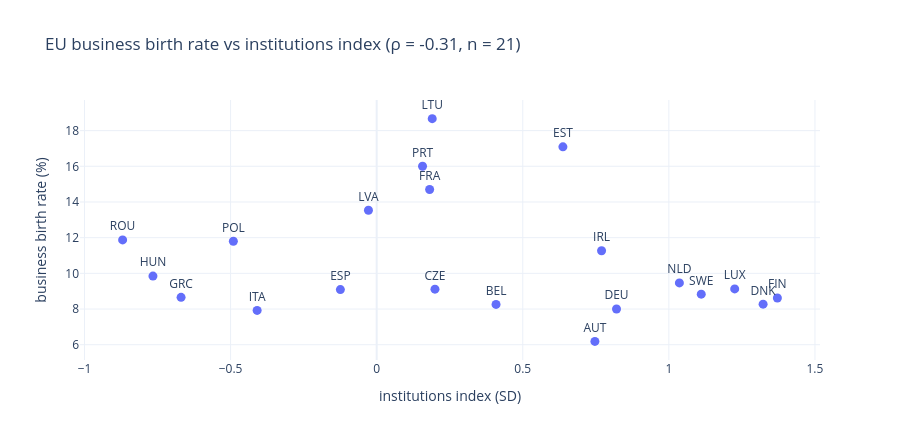

Here is the notebook cell this chart was saved with:
### Markdown cell above
## 4 · Replication: business births in the EU (Eurostat)
An independent source for the *new businesses* half of the hypothesis: the **business birth rate** (new enterprises as % of active enterprises, 2021–2024 average) for the 21 EU countries, against the institutions index.

### Code cell
birth = q("SELECT iso3, AVG(value) AS birth_rate FROM fact_country_year WHERE indicator_id LIKE 'ESTAT:bd_size:%ENT_BRTHR_PC%' GROUP BY 1").set_index("iso3")
eb = birth.join(country["inst_idx"].rename("inst")).join(country["dev_idx"].rename("dev")).dropna()
r3, p3, n3 = spearman(eb.inst, eb.birth_rate)
lo3, hi3 = boot_ci(eb.inst, eb.birth_rate)
print(f"EU business birth rate vs institutions index: n = {n3}, ρ = {r3:+.2f} (95% CI {lo3:+.2f} to {hi3:+.2f}), p = {p3:.3f}; partial ρ controlling for development = {partial_rho(eb.inst, eb.birth_rate, eb.dev):+.2f}")
px.scatter(eb.join(dim[["name"]]).reset_index(), x="inst", y="birth_rate", text="iso3", title=f"EU business birth rate vs institutions index (ρ = {r3:+.2f}, n = {n3})", labels={"inst": "institutions index (SD)", "birth_rate": "business birth rate (%)"}).update_traces(textposition="top center", marker_size=9).update_layout(height=440)

### Figure 1 — Plotly figure (JSON) as saved in the notebook; plotly's stock layout.template omitted (floating-point values rounded to 4 significant figures)
{"data": [{"hovertemplate": "institutions index (SD)=%{x}<br>business birth rate (%)=%{y}<br>iso3=%{text}<extra></extra>", "legendgroup": "", "marker": {"color": "#636efa", "size": 9, "symbol": "circle"}, "mode": "markers+text", "name": "", "orientation": "v", "showlegend": false, "text": ["DEU", "POL", "ITA", "ESP", "FIN", "IRL", "SWE", "ROU", "GRC", "HUN", "NLD", "PRT", "EST", "LVA", "LTU", "CZE", "DNK", "BEL", "AUT", "FRA", "LUX"], "textposition": "top center", "type": "scatter", "x": [0.8209, -0.4905, -0.4092, -0.1242, 1.371, 0.7697, 1.111, -0.8695, -0.6694, -0.7657, 1.036, 0.157, 0.6374, -0.02816, 0.1901, 0.1995, 1.323, 0.4085, 0.7468, 0.1812, 1.225], "xaxis": "x", "y": [8.0, 11.8, 7.923, 9.09, 8.619, 11.27, 8.835, 11.88, 8.655, 9.848, 9.465, 16.0, 17.09, 13.54, 18.67, 9.113, 8.275, 8.26, 6.188, 14.7, 9.13], "yaxis": "y"}], "layout": {"height": 440, "legend": {"tracegroupgap": 0}, "title": {"text": "EU business birth rate vs institutions index (ρ = -0.31, n = 21)"}, "xaxis": {"anchor": "y", "domain": [0, 1], "title": {"text": "institutions index (SD)"}}, "yaxis": {"anchor": "x", "domain": [0, 1], "title": {"text": "business birth rate (%)"}}}}
